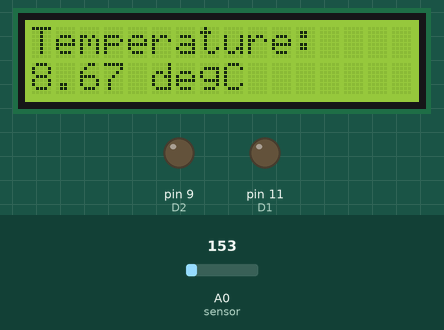
A sketch run on a simulated Arduino Uno, built with avr-gcc and run on an emulated ATmega328P. On the bench: 16×2 character LCD, output pins drawn as LEDs (lit = HIGH). The test bench sets the inputs (shaded band); at power-on: A0 (sensor) = 153. What the sketch prints to the serial monitor is not drawn.

Above: at 1.2 s.
1.3 s: A0 (sensor) set to 171
At 4.1 s:
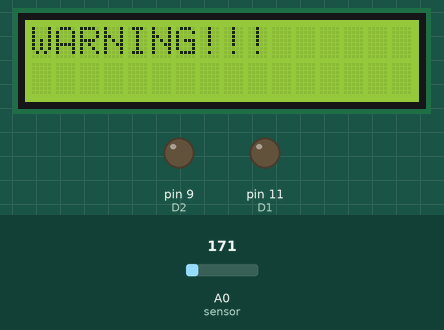
4.3 s: A0 (sensor) set to 175
At 5.1 s:
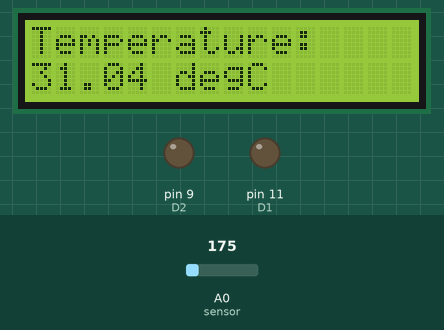
6.7 s: A0 (sensor) set to 165
At 8.2 s:
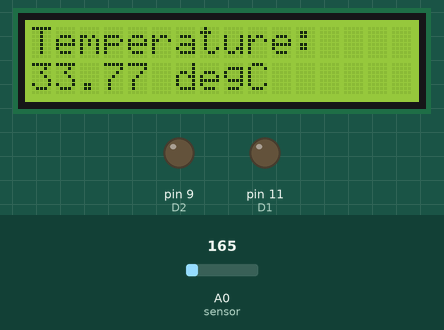
Timing chart, 0 to 9.7 s (numbered marks = the images above; inputs shaded):
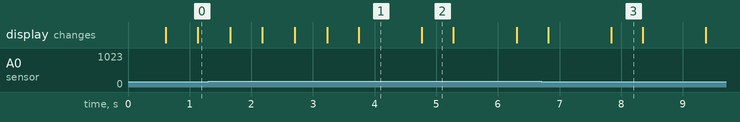

The sketch:

exercise11_outputtemp_lcd.ino
```cpp
#include <Wire.h>
#include <LiquidCrystal_I2C.h>

// Set the LCD address to 0x27 for a 16 chars and 2 line display
LiquidCrystal_I2C lcd(0x3F, 16, 2);

//Parameters for moving average
const int numReadings  = 20;
float readings [numReadings];
int readIndex  = 0;
float total  = 0;

// Variables
int sensorVal  = 0;
int D1 = 11;
int D2 = 9;

void setup() {
  // put your setup code here, to run once:
  pinMode(A0,INPUT);
  pinMode(D1,OUTPUT);
  pinMode(D2,OUTPUT);
  Serial.begin(115200);

  lcd.begin(); // intialize LCD display and turn on backlight
  lcd.backlight();
}


void loop() {
  readAnalogSmooth();
  Serial.print(F("ais avg : ")); Serial.println(smooth());
  delay(500);
  if (smooth() > 27){ // if moving avg of temperature, smooth(), is above critical level (i.e. 27)
    lcd.clear();
    lcd.print("WARNING!!!");
    delay(1000);
  }
}

void readAnalogSmooth( ) { /* function readAnalogSmooth */
  // Original code from https://stackoverflow.com/users/14002303/harsh-mittal @2023/01/05.
  // with small edits such as parameter names, and conversion from voltage to temperature
  // and printing to an I2C LCD display
  sensorVal = analogRead(A0);
  float voltage = sensorVal * (5.0/1023.0); // conversion from sensor reading in bits (2^10-1) to voltage in mV
  float temp = ((voltage*1000)-500)/10; //conversion from mV to deg C, TMP36GZ has offset of 500mV
  Serial.print(F("temp ")); Serial.println(temp);
  lcd.setCursor(0,0);
  lcd.print("Temperature:");
  lcd.setCursor(0,1);
  lcd.print(smooth());
  lcd.print(" degC");

}

float smooth() { /* function smooth */
  ////Perform average on sensor readings
  float average;
  // subtract the last reading:
  total = total - readings[readIndex];
  // read the sensor:
  float voltage = analogRead(A0) * (5.0/1023.0); // conversion from sensor reading in bits (2^10-1) to voltage in mV
  float temp = ((voltage*1000)-500)/10; //conversion from mV to deg C, TMP36GZ has offset of 500mV
  readings[readIndex] = temp;
  // add value to total:
  total = total + readings[readIndex];
  // handle index
  readIndex = readIndex + 1;
  if (readIndex >= numReadings) {
    readIndex = 0;
  }
  // calculate the average:
  average = total / numReadings;

  return average;
}
```

Measured:
- the behaviour switches between 158 and 159 on A0 (sensor) (found by bisection; images 0 and 1)
- what the display in image 2 shows lasts 0.5 s, from 4.8 s to 5.3 s
